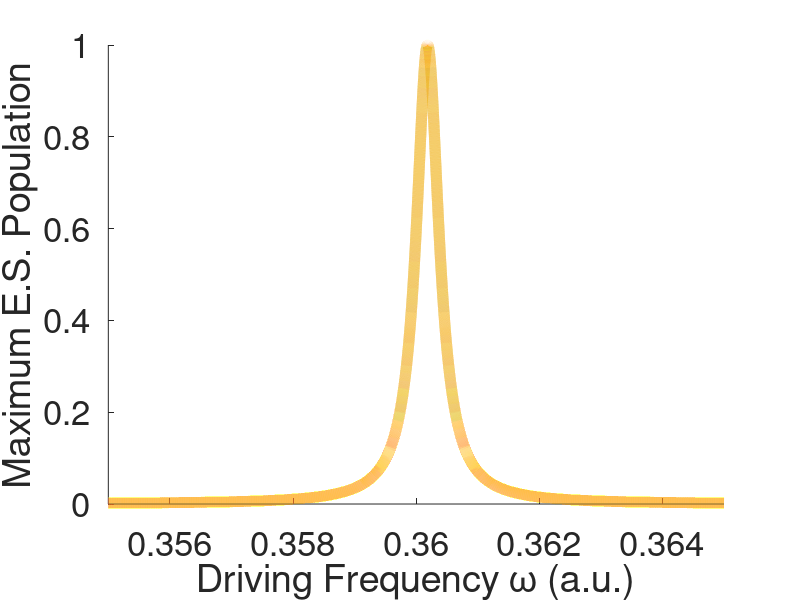

Write MATLAB code to recreate this figure. (Note: this script raises an error after producing the figure.)
clear;
%%%%% CHANGE THESE TO MATCH YOUR NEEDS %%%%%
outerDirs = ["NoRWA", "RWA"];
omega_0 = 0.36018531627654671;
p_z = 0.80977192915387741;

freq = [0.3550:0.0000001:0.3650];
numFreqs = length(freq);
analyticalMaxPop = zeros(1,numFreqs);

E_0 = 1E-4;

for i = 1:numFreqs
    omega_r = 0.5*sqrt((omega_0-freq(i))^2+(E_0^2*p_z^2)/omega_0^2);
    analyticalMaxPop(i) = E_0^2*p_z^2/(4*omega_0^2*omega_r^2);
end

f1 = figure('Visible','off','Position',[0 0 1618 1000]);
hold on;
plot(freq,analyticalMaxPop,'LineWidth',8,'Color',[0.9290 0.6940 0.1250]);
%title('Maximum Excited State Population');
xlabel('Driving Frequency \omega (a.u.)');
ylabel('Maximum E.S. Population');
set(gca,'FontSize',25);
xlim([0.355,0.365]);
yscale("log");

for omega = [0.355,0.356,0.357,0.358,0.362,0.363,0.364]
    omegaString = num2str(omega);
    nonRWApath = strcat("NoRWA/E0.0001_w",omegaString,"/dataFile.txt");
    RWApath = strcat("RWA/E0.0001_w",omegaString,"/dataFile.txt");
    nonRWAdata = importdata(nonRWApath," ");
    RWAdata = importdata(RWApath," ");
    nonRWAlen = length(nonRWAdata.textdata(:,7));
    RWAlen = length(RWAdata.textdata(:,7));
    if nonRWAlen > RWAlen
        nonRWApop = zeros(RWAlen,1);
        RWApop = zeros(RWAlen,1);
        for i = 1:RWAlen
            nonRWApop(i) = str2double(cell2mat(nonRWAdata.textdata(i,7)));
            RWApop(i) = str2double(cell2mat(RWAdata.textdata(i,7)));
        end
        nonRWAmax = max(nonRWApop);
        RWAmax = max(RWApop);
        scatter(omega,nonRWAmax,'filled','MarkerFaceColor',[0 0.4470 0.7410],'SizeData',150);
        scatter(omega,RWAmax,'filled','MarkerFaceColor',[0.8500 0.3250 0.0980],'Marker','^','SizeData',150);
    else
        nonRWApop = zeros(nonRWAlen,1);
        RWApop = zeros(nonRWAlen,1);
        for i = 1:nonRWAlen
            nonRWApop(i) = str2double(cell2mat(nonRWAdata.textdata(i,7)));
            RWApop(i) = str2double(cell2mat(RWAdata.textdata(i,7)));
        end
        nonRWAmax = max(nonRWApop);
        RWAmax = max(RWApop);
        scatter(omega,nonRWAmax,'filled','MarkerFaceColor',[0 0.4470 0.7410],'SizeData',150);
        scatter(omega,RWAmax,'filled','MarkerFaceColor',[0.8500 0.3250 0.0980],'Marker','^','SizeData',150);
    end
end

legend('Analytical Solution',"Numerical non-RWA Solution", "Numerical RWA Solution",'Location','northwest');%%%%% Manually edit this line! %%%%%
figName = "plot_maxPop_vs_freq_E0.0001.png";
saveas(f1, figName);












%{


%%%%%%%%%%%%%%%%%%%%%%%%%%%%%%%%%%%%%%%%%%%%%%%%%%%%%%%%%%%%%%%%%%%%%%%%%%%
%%%%%%%%%%%%%%%%%%%%%%% Initialize data structures %%%%%%%%%%%%%%%%%%%%%%%%
%%%%%%%%%%%%%%%%%%%%%%%%%%%%%%%%%%%%%%%%%%%%%%%%%%%%%%%%%%%%%%%%%%%%%%%%%%%

fprintf("Initializing data structures...\n")
numOuterDirs = length(outerDirs);
maxDirs = 0;
data = struct([]);
for i=1:numOuterDirs
    cd(outerDirs(i));
    numDirs = length(dir);
    if numDirs > maxDirs
        maxDirs = numDirs;
    end
    cd ..;
    data = [data, struct()];
end
dirStructs = struct([]);
for i = 1:length(outerDirs)
    data(i).data = 0;
    data(i).textdata = {};
    cd(outerDirs(i));
    innerDirs = dir;
    blankStructTemplate = struct();
    fn = fieldnames(innerDirs(1));
    numFields = length(fn);
    for j = 1:numFields
        blankStructTemplate.(fn{j}) = "";
    end
    numDirs = length(innerDirs);
    dirDiff = maxDirs - numDirs;
    fittedDirs = [innerDirs; repmat(blankStructTemplate,dirDiff,1)];
    dirStructs = [dirStructs, fittedDirs];
    cd ..;
end



%%%%%%%%%%%%%%%%%%%%%%%%%%%%%%%%%%%%%%%%%%%%%%%%%%%%%%%%%%%%%%%%%%%%%%%%%%%
%%%%%%%%%%%%%%%%%%%%%%%%%%%%%%% Create Plots %%%%%%%%%%%%%%%%%%%%%%%%%%%%%%
%%%%%%%%%%%%%%%%%%%%%%%%%%%%%%%%%%%%%%%%%%%%%%%%%%%%%%%%%%%%%%%%%%%%%%%%%%%

for i = 1:maxDirs
    if dirStructs(i,1).name(1) ~= '.' & dirStructs(i,1).name ~= "" & dirStructs(i,1).isdir == 1
        currentDir = dirStructs(i,1).name;
        matchingIndices = zeros(1,numOuterDirs-1);
        for j = 2:numOuterDirs
            for k = 1:maxDirs
                if matches(dirStructs(k,j).name, currentDir)
                    matchingIndices(j-1) = k;
                    break;
                end
            end
        end
        if ~ismember(0, matchingIndices)%%%%% Only make plot if the files are present everywhere %%%%%
            printStatement = strcat("Plotting ",currentDir, " ...\n");
            fprintf(printStatement);
            longestTraj = 0;
            for j = 1:numOuterDirs
                filePath = strcat(outerDirs(j),"/",currentDir,"/dataFile.txt");
                data(j) = importdata(filePath," ");
                len = length(data(j).data);
                if len < longestTraj | longestTraj == 0
                    shortestIndex = j;
                    longestTraj = len;
                end
            end
            %%%%% Extraction/Calculation of data %%%%%
            tempCell = regexp(currentDir,"_","split");
            ECell = regexp(cell2mat(tempCell(1)),"E","split");
            EString = cast(cell2mat(ECell(2)),"char");
            E_0 = str2double(EString);
            wCell = regexp(cell2mat(tempCell(2)),"w","split");
            wString = cast(cell2mat(wCell(2)),"char");
            omega = str2double(wString);
            omega_r = 0.5*sqrt((omega_0-omega)^2+E_0^2*p_z^2);
            inverse_omega_r_fs = pi/(41.341374575751*omega_r);
            period = num2str(inverse_omega_r_fs);
            RabiString = strcat("Rabi period = ",period," fs\n");
            %fprintf(RabiString);
            timeCell = data(shortestIndex).textdata(:,1);
            numTimeSteps = length(timeCell);
            time = zeros(numTimeSteps,1);
            popGS = zeros(numTimeSteps,numOuterDirs);
            popES = zeros(numTimeSteps,numOuterDirs);
            RabiGS = zeros(numTimeSteps,1);
            RabiES = zeros(numTimeSteps,1);
            for j = 1:numTimeSteps
                time(j) = str2double(cell2mat(timeCell(j)));
                %RabiGS(j) = (((omega_0-omega)^2)/(4*omega_r^2))*sin(omega_r*time(j)*41.341374575751)^2 + cos(omega_r*time(j)*41.341374575751)^2;
                RabiES(j) = E_0^2*p_z^2/(4*omega_0^2*omega_r^2)*sin(omega_r*time(j)*41.341374575751)^2;
                RabiGS(j) = 1 - RabiES(j);
                for k = 1:numOuterDirs
                    popGS(j,k) = str2double(cell2mat(data(k).textdata(j,6)));
                    popES(j,k) = str2double(cell2mat(data(k).textdata(j,7)));
                end
            end
            %%%%% Excited State Plots %%%%%
            f1 = figure('Visible','off','Position',[0 0 1618 1000]);
            hold on;
            for j = 1:numOuterDirs
                plot(time,popES(:,j),'LineWidth',8);
            end
            plot(time,RabiES,'LineWidth',4);
            set(gca,'FontSize',25);
            title('Excited State Population');
            xlabel('time (fs)');
            ylabel('Population');
            legend("Numerical non-RWA Solution", "Numerical RWA Solution", 'Analytical Solution','Location','northwest');%%%%% Manually edit this line! %%%%%
            figName = join(['plot_ES_pop_',currentDir,'.png']);
            saveas(f1, figName);
            %%%%% Ground State Plots %%%%%
            f2 = figure('Visible','off','Position',[0 0 1618 1000]);
            hold on;
            for j = 1:numOuterDirs
                plot(time,popGS(:,j),'LineWidth',8);
            end
            plot(time,RabiGS,'LineWidth',4);
            set(gca,'FontSize',25);
            title('Ground State Population');
            xlabel('time (fs)');
            ylabel('Population');
            legend("Numerical non-RWA Solution", "Numerical RWA Solution", 'Analytical Solution','Location','southwest');%%%%% Manually edit this line! %%%%%
            figName = join(['plot_GS_pop_',currentDir,'.png']);
            saveas(f2, figName);
        end
    end
end
%}